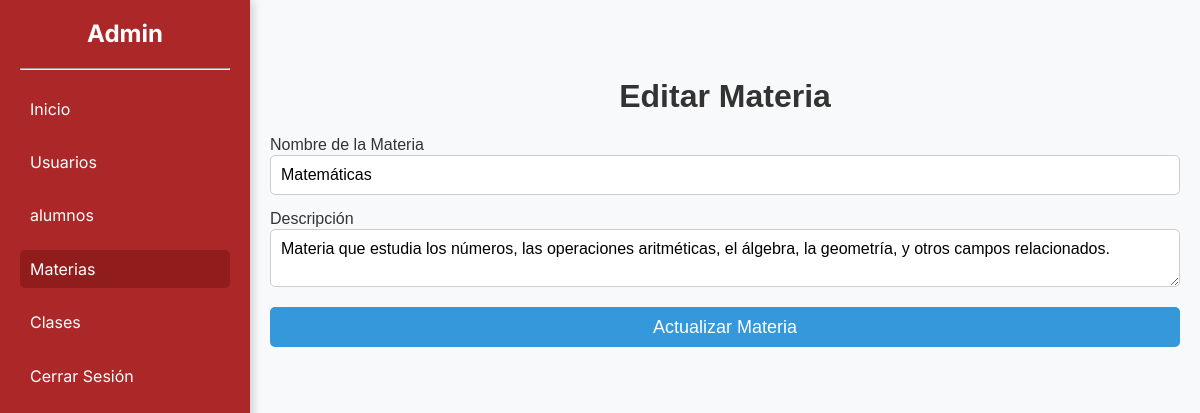
The page /admin/materias/editar.php?id=1 (signed in) on the database its author committed.
### tables this page shows
CREATE table Materias(
 id INT AUTO_INCREMENT PRIMARY KEY,
    nombre VARCHAR(100) NOT NULL,
    descripcion TEXT
);

### admin/materias/editar.php (the view, shortened to what this page needs)
<?php
require __DIR__.'/../template/header.php';
$errores = [];
if (isset($_GET['id'])) {
    $id = intval($_GET['id']);
    $query = "SELECT nombre, descripcion FROM Materias WHERE id = ?";
    $stmt = $conexion->prepare($query);
    $stmt->bind_param('i', $id);
    $stmt->execute();
    $result = $stmt->get_result();
    if ($result->num_rows > 0) {
        $materia = $result->fetch_assoc();
        $nombre_materia = $materia['nombre'];
        $descripcion = $materia['descripcion'];
    } else {
        $errores[] = "La materia no fue encontrada.";
    }
} else {
    $errores[] = "ID de materia no proporcionado.";
}
?>
<div class="main-content">
    <br><br>
    <h1>Editar Materia</h1>
    <form method="POST" class="editar--materia">
        <div class="form-group">
            <label for="nombre_materia">Nombre de la Materia</label>
            <input type="text" id="nombre_materia" name="nombre_materia" placeholder="Nombre de la materia" value="<?php echo isset($nombre_materia) ? htmlspecialchars($nombre_materia) : ''; ?>" class="form-control">
        </div>
        <div class="form-group">
            <label for="descripcion">Descripción</label>
            <textarea id="descripcion" name="descripcion" placeholder="Descripción de la materia" class="form-control"><?php echo isset($descripcion) ? htmlspecialchars($descripcion) : ''; ?></textarea>
        </div>
        <button type="submit" class="btn btn-primary">Actualizar Materia</button>
    </form>
</div>
<?php require '../template/footer.php'; ?>

### css/dasboard.css (style rules this page uses)
:root { --primary-color: #AC2727; --dark-primary: #911c1c; --negro: #000000; --blanco: #ffffff; --text-color: #333333; --button-color: #28a745; --font-family: 'Inter', sans-serif; --font-secundary: "Josefin Sans", sans-serif; }
* { margin: 0; padding: 0; box-sizing: border-box; }
body { font-family: var(--font-family); color: var(--text-color); height: 100vh; overflow: hidden; }
.main-content { flex: 1; padding: 20px; margin-left: 250px; height: 100vh; overflow-y: auto; }
.btn { padding: 6px 12px; color: white; text-decoration: none; border-radius: 4px; margin-right: 5px; }
.btn-primary { background-color: #3498db !important; }
button { border: none; color: var(--blanco); border-radius: 10px; }
h1 { text-align: center; margin-bottom: 20px; font-size: 24px; }
.form-group { margin-bottom: 15px; }
.form-control { width: 100%; padding: 10px; border: 1px solid #ccc; border-radius: 5px; font-size: 16px; }
.btn { width: 100%; padding: 10px; background-color: #28a745; color: #fff; border: none; border-radius: 5px; font-size: 18px; cursor: pointer; }
.main-content { padding: 20px; font-family: 'Arial', sans-serif; background-color: #f8f9fa; }

### rows shown on the page
materias: nombre_materia "Matemáticas", descripcion "Materia que estudia los números, las operaciones aritméticas, el álgebra, la geometría, y otros campos relacionados."
